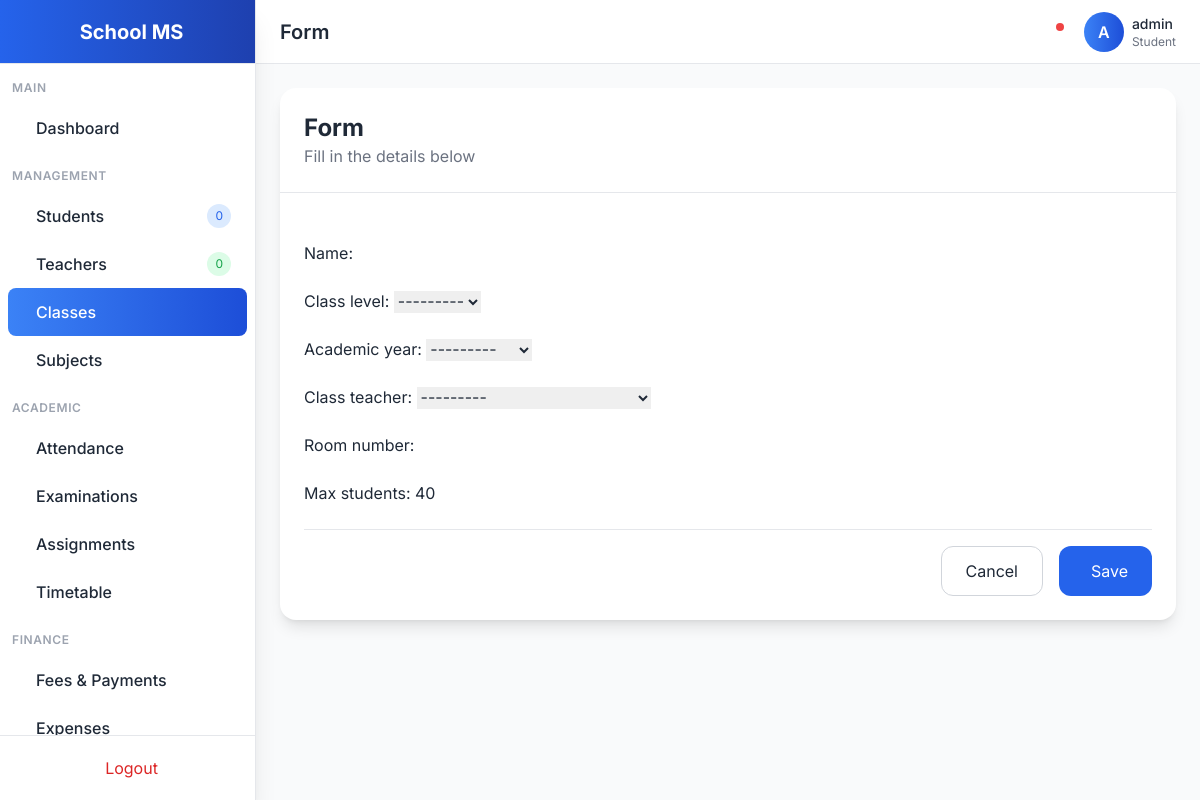
The page /academics/class-sections/create/ (signed in) on the database its author committed.
### accounts/models.py (models this page shows, shortened)
class User(AbstractUser):
    ROLE_CHOICES = [
        ('admin', 'Admin'),
        ('teacher', 'Teacher'),
        ('student', 'Student'),
        ('parent', 'Parent'),
    ]
    GENDER_CHOICES = [
        ('male', 'Male'),
        ('female', 'Female'),
        ('other', 'Other'),
    ]
    role = models.CharField(max_length=20, choices=ROLE_CHOICES, default='student')
    gender = models.CharField(max_length=10, choices=GENDER_CHOICES, blank=True)
    phone = models.CharField(max_length=20, blank=True)
    address = models.TextField(blank=True)
    photo = models.ImageField(upload_to='profiles/', blank=True, null=True)
    date_of_birth = models.DateField(null=True, blank=True)
    created_at = models.DateTimeField(auto_now_add=True)
    updated_at = models.DateTimeField(auto_now=True)
    class Meta:
        ordering = ['-created_at']
    @property
    def is_admin(self):
        return self.role == 'admin' or self.is_superuser

### academics/models.py (models this page shows)
class ClassLevel(models.Model):
    name = models.CharField(max_length=50)
    numeric_level = models.IntegerField()
    description = models.TextField(blank=True)
    class Meta:
        ordering = ['numeric_level']
    def __str__(self):
        return self.name

### academics/views.py (the view)
# urls.py: path('class-sections/create/', views.ClassSectionCreateView.as_view(), name='class-section-create'),
class ClassSectionCreateView(LoginRequiredMixin, UserPassesTestMixin, CreateView):
    model = ClassSection
    fields = ['name', 'class_level', 'academic_year', 'class_teacher', 'room_number', 'max_students']
    template_name = 'academics/form.html'
    success_url = reverse_lazy('class-section-list')
    def test_func(self):
        return self.request.user.is_admin

### academics/models.py (called while the page is built)
    def __str__(self):
        return self.name

### accounts/models.py (called while the page is built)
    def __str__(self):
        return f"{self.employee_id} - {self.user.get_full_name()}"

### templates/academics/form.html (shortened to what this page needs)
{% extends 'base.html' %}
{% block page_title %}{{ title|default:"Form" }}{% endblock %}
{% block content %}
<div class="max-w-4xl mx-auto">
    <div class="bg-white dark:bg-gray-800 rounded-2xl shadow-lg">
        <div class="p-6 border-b dark:border-gray-700">
            <h2 class="text-2xl font-bold">{{ title|default:"Form" }}</h2>
            <p class="text-gray-500 dark:text-gray-400">Fill in the details below</p>
        </div>
        <form method="post" class="p-6 space-y-6">
            {{ form.as_p }}
            <div class="flex justify-end space-x-4 pt-4 border-t dark:border-gray-700">
                <a href="{{ request.META.HTTP_REFERER|default:'/' }}" class="px-6 py-3 border border-gray-300 dark:border-gray-600 rounded-xl hover:bg-gray-50 dark:hover:bg-gray-700 transition">
                    Cancel
                </a>
                <button type="submit" class="px-6 py-3 bg-primary-600 text-white rounded-xl hover:bg-primary-700 transition">
                     Save
                </button>
            </div>
        </form>
    </div>
</div>
{% endblock %}

### templates/base.html (shortened to what this page needs)
<!DOCTYPE html>
<html lang="en" class="light">
<head>
    <script src="https://cdn.tailwindcss.com"></script>
    <link href="https://cdn.jsdelivr.net/npm/remixicon@3.5.0/fonts/remixicon.css" rel="stylesheet">
</head>
<body class="bg-gray-50 dark:bg-gray-900 text-gray-800 dark:text-gray-100 transition-colors duration-300">
    {% if user.is_authenticated %}
    <div class="flex h-screen overflow-hidden">
        <aside class="w-64 bg-white dark:bg-gray-800 border-r dark:border-gray-700 flex flex-col shadow-xl z-20">
            <div class="h-16 flex items-center justify-center border-b dark:border-gray-700 bg-gradient-to-r from-primary-600 to-primary-800">
                <span class="text-xl font-bold text-white">School MS</span>
            </div>
            <nav class="flex-1 overflow-y-auto py-4">
                <div class="px-3 mb-2">
                    <p class="text-xs font-semibold text-gray-400 uppercase tracking-wider">Main</p>
                </div>
                <a href="{% url 'dashboard' %}" class="sidebar-item flex items-center px-4 py-3 mx-2 rounded-lg {% if request.path == '/' or request.path == '/dashboard/' %}active{% else %}hover:bg-gray-100 dark:hover:bg-gray-700{% endif %}">
                    <span class="font-medium">Dashboard</span>
                </a>
                <div class="px-3 mt-4 mb-2">
                    <p class="text-xs font-semibold text-gray-400 uppercase tracking-wider">Management</p>
                </div>
                <a href="{% url 'student-list' %}" class="sidebar-item flex items-center px-4 py-3 mx-2 rounded-lg {% if 'student' in request.path %}active{% else %}hover:bg-gray-100 dark:hover:bg-gray-700{% endif %}">
                    <span class="font-medium">Students</span>
                    <span class="ml-auto bg-primary-100 dark:bg-primary-900 text-primary-600 dark:text-primary-300 text-xs px-2 py-1 rounded-full">{{ students_count|default:0 }}</span>
                </a>
                <a href="{% url 'teacher-list' %}" class="sidebar-item flex items-center px-4 py-3 mx-2 rounded-lg {% if 'teacher' in request.path %}active{% else %}hover:bg-gray-100 dark:hover:bg-gray-700{% endif %}">
                    <span class="font-medium">Teachers</span>
                    <span class="ml-auto bg-green-100 dark:bg-green-900 text-green-600 dark:text-green-300 text-xs px-2 py-1 rounded-full">{{ teachers_count|default:0 }}</span>
                </a>
                <a href="{% url 'class-section-list' %}" class="sidebar-item flex items-center px-4 py-3 mx-2 rounded-lg {% if 'class' in request.path %}active{% else %}hover:bg-gray-100 dark:hover:bg-gray-700{% endif %}">
                    <span class="font-medium">Classes</span>
                </a>
                <a href="{% url 'subject-list' %}" class="sidebar-item flex items-center px-4 py-3 mx-2 rounded-lg {% if 'subject' in request.path %}active{% else %}hover:bg-gray-100 dark:hover:bg-gray-700{% endif %}">
                    <span class="font-medium">Subjects</span>
                </a>
                <div class="px-3 mt-4 mb-2">
                    <p class="text-xs font-semibold text-gray-400 uppercase tracking-wider">Academic</p>
                </div>
                <a href="{% url 'attendance-list' %}" class="sidebar-item flex items-center px-4 py-3 mx-2 rounded-lg {% if 'attendance' in request.path %}active{% else %}hover:bg-gray-100 dark:hover:bg-gray-700{% endif %}">
                    <span class="font-medium">Attendance</span>
                </a>
                <a href="{% url 'exam-schedule-list' %}" class="sidebar-item flex items-center px-4 py-3 mx-2 rounded-lg {% if 'exam' in request.path or 'grade' in request.path %}active{% else %}hover:bg-gray-100 dark:hover:bg-gray-700{% endif %}">
                    <span class="font-medium">Examinations</span>
                </a>
                <a href="{% url 'assignment-list' %}" class="sidebar-item flex items-center px-4 py-3 mx-2 rounded-lg {% if 'assignment' in request.path %}active{% else %}hover:bg-gray-100 dark:hover:bg-gray-700{% endif %}">
                    <span class="font-medium">Assignments</span>
                </a>
                <a href="{% url 'timetable-list' %}" class="sidebar-item flex items-center px-4 py-3 mx-2 rounded-lg {% if 'timetable' in request.path %}active{% else %}hover:bg-gray-100 dark:hover:bg-gray-700{% endif %}">
                    <span class="font-medium">Timetable</span>
                </a>
                <div class="px-3 mt-4 mb-2">
                    <p class="text-xs font-semibold text-gray-400 uppercase tracking-wider">Finance</p>
                </div>
                <a href="{% url 'fee-payment-list' %}" class="sidebar-item flex items-center px-4 py-3 mx-2 rounded-lg {% if 'fee' in request.path or 'finance' in request.path %}active{% else %}hover:bg-gray-100 dark:hover:bg-gray-700{% endif %}">
                    <span class="font-medium">Fees & Payments</span>
                </a>
                <a href="{% url 'expense-list' %}" class="sidebar-item flex items-center px-4 py-3 mx-2 rounded-lg {% if 'expense' in request.path %}active{% else %}hover:bg-gray-100 dark:hover:bg-gray-700{% endif %}">
                    <span class="font-medium">Expenses</span>
                </a>
            </nav>
            <div class="p-3 border-t dark:border-gray-700">
                <a href="{% url 'logout' %}" class="flex items-center justify-center px-4 py-2 text-red-600 hover:bg-red-50 dark:hover:bg-red-900/20 rounded-lg transition">
                    <span>Logout</span>
                </a>
            </div>
        </aside>
        <div class="flex-1 flex flex-col overflow-hidden">
            <header class="h-16 bg-white dark:bg-gray-800 border-b dark:border-gray-700 flex items-center justify-between px-6 shadow-sm">
                <div class="flex items-center">
                    <h1 class="text-xl font-semibold">{% block page_title %}Dashboard{% endblock %}</h1>
                </div>
                <div class="flex items-center space-x-4">
                    <button onclick="toggleTheme()" class="p-2 rounded-lg hover:bg-gray-100 dark:hover:bg-gray-700 transition">
                    </button>
                    <div class="relative">
                        <button class="p-2 rounded-lg hover:bg-gray-100 dark:hover:bg-gray-700 transition">
                            <span class="absolute top-1 right-1 w-2 h-2 bg-red-500 rounded-full"></span>
                        </button>
                    </div>
                    <div class="flex items-center space-x-2">
                        <div class="w-10 h-10 rounded-full bg-gradient-to-r from-primary-500 to-primary-700 flex items-center justify-center text-white font-semibold">
                            {{ user.username|make_list|first|upper }}
                        </div>
                        <div class="hidden md:block">
                            <p class="text-sm font-medium">{{ user.get_full_name|default:user.username }}</p>
                            <p class="text-xs text-gray-500">{{ user.get_role_display }}</p>
                        </div>
                    </div>
                </div>
            </header>
            <main class="flex-1 overflow-y-auto p-6 bg-gray-50 dark:bg-gray-900">
                {% block content %}{% endblock %}
            </main>
        </div>
    </div>
    {% else %}
    <main class="min-h-screen flex items-center justify-center bg-gradient-to-br from-primary-600 via-primary-700 to-primary-900">
        {% block auth_content %}{% endblock %}
    </main>
    {% endif %}
</body>
</html>

### templates/base.html (style rules this page uses)
body { font-family: 'Inter', sans-serif; }
.sidebar-item.active { background: linear-gradient(90deg, #3b82f6 0%, #1d4ed8 100%); color: white; }

### rows shown on the page
User: username|make_list "A", get_full_name "admin", role "Student"

### other values the page prints
{{ students_count|default:0 }} "0"
{{ teachers_count|default:0 }} "0"
{{ title|default:"Form" }} "Form"
